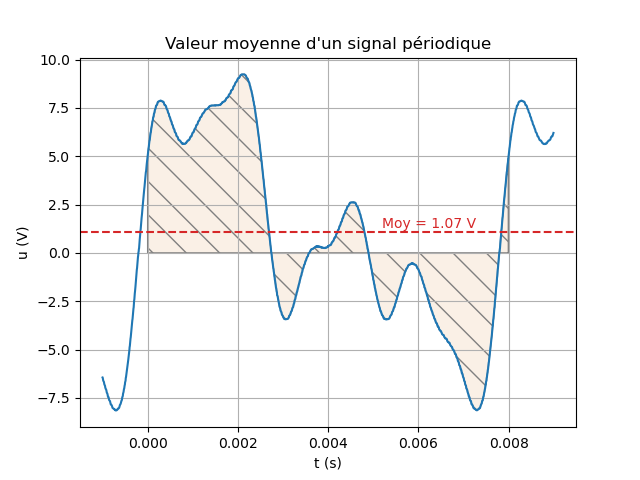

Recreate this plot in Python.
import numpy as np
import matplotlib.pyplot as plt
from physique import load_oscillo_csv, integre

t, u = load_oscillo_csv('scope_integre.csv')

f = 125
T = 1/f
aire = integre(t, u, 0, T, plot_ax=plt)
moy = aire/T


plt.plot(t, u)
plt.axhline(moy, ls="--", color="C3")
plt.text(0.65*T, moy+0.2, "Moy = {:.2f} V".format(moy), color="C3")
plt.title("Valeur moyenne d'un signal périodique")
plt.xlabel("t (s)")
plt.ylabel("u (V)")
plt.grid()
plt.savefig("exemple_3.png")
plt.show()